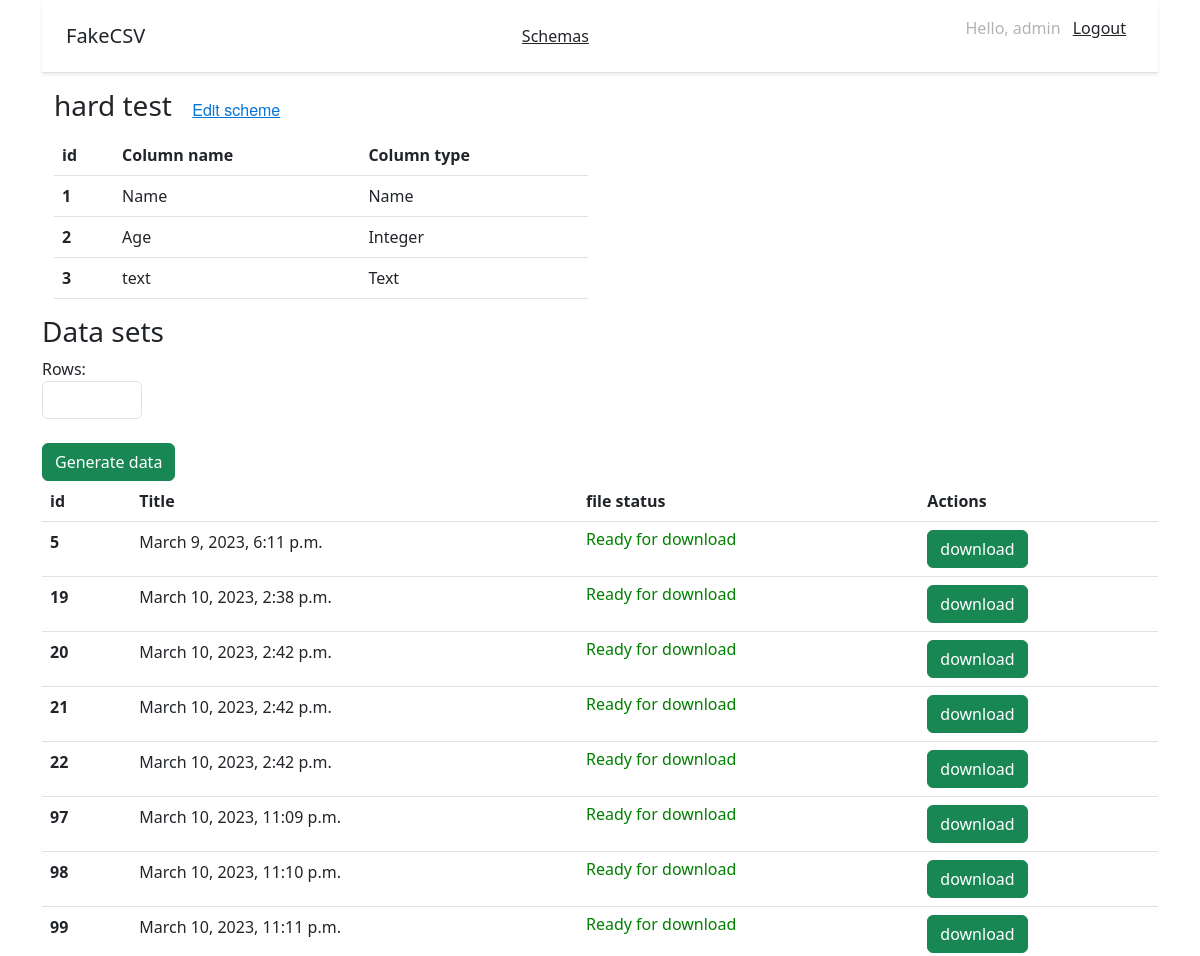
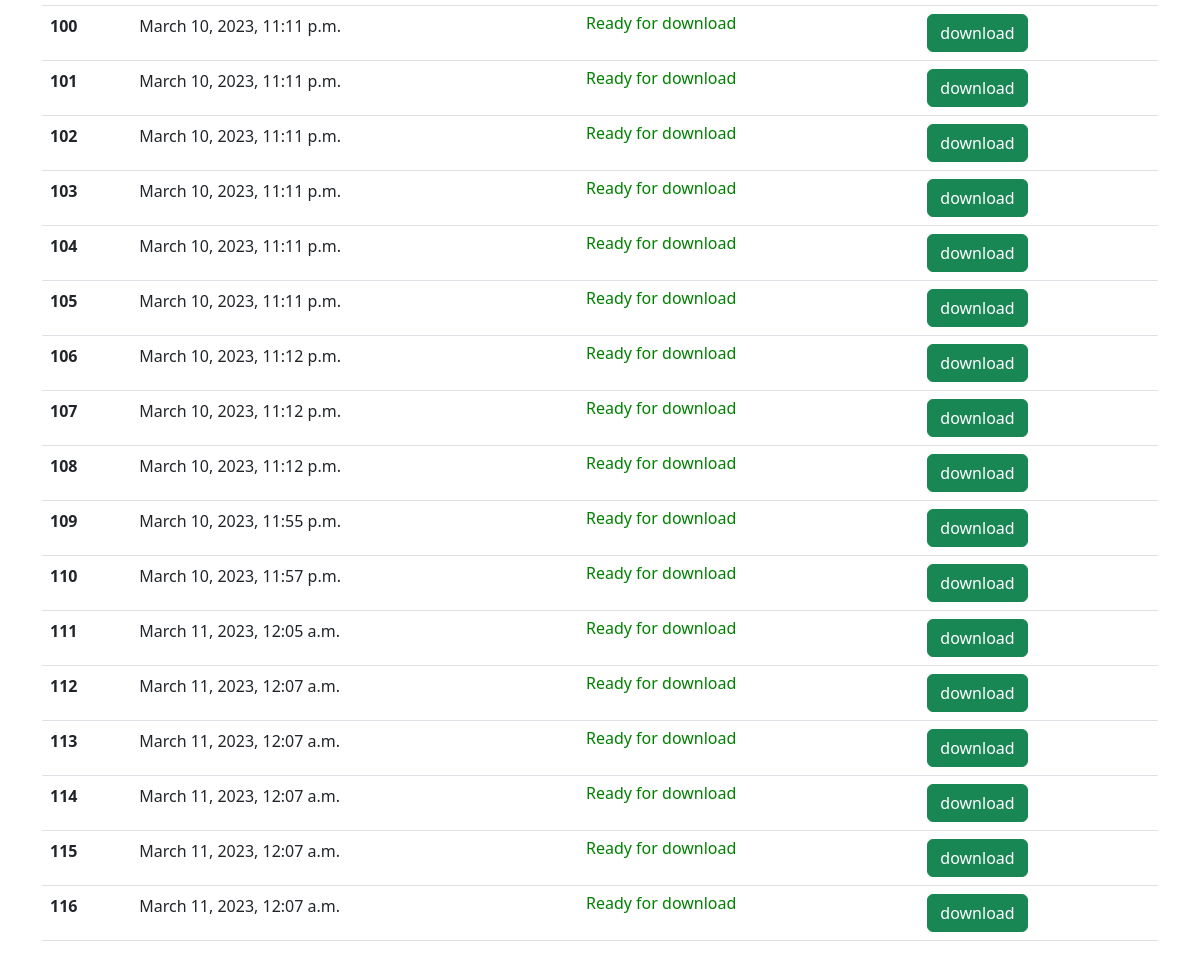
The app's page /generate_csv/2/ (signed in) with its own data (2 pictures, top to bottom).
### mystical_users/models.py (models this page shows, shortened)
class Schema(models.Model):
    title = models.CharField(max_length=100, verbose_name='Title', blank=True)
    modified = models.DateTimeField(auto_now_add=True, verbose_name='Modified')

class Column(models.Model):
    name = models.CharField(max_length=60)
    type = models.CharField(max_length=20)
    order = models.IntegerField()
    number = models.IntegerField(blank=True, null=True)
    start = models.IntegerField(blank=True, null=True)
    end = models.IntegerField(blank=True, null=True)
    schema = models.ForeignKey(Schema, on_delete=models.CASCADE, blank=True)

class File(models.Model):
    path = models.CharField(max_length=500, null=True)
    name = models.CharField(max_length=500, null=True)
    created = models.DateTimeField(auto_now_add=True, verbose_name='Created', null=True)
    file = models.FileField(null=True, upload_to='file')
    schema = models.ForeignKey(Schema, on_delete=models.CASCADE, blank=True)

### mystical_users/views.py (the view)
# urls.py: path('generate_csv/<int:schema_id>/', views.generate_csv, name='generate_csv'),
@login_required
def generate_csv(request, schema_id):
    current_columns = Column.objects.filter(schema_id=schema_id).all()
    current_schema = Schema.objects.get(pk=schema_id)
    files = File.objects.filter(schema_id=schema_id).all()
    context = {
        'files': files,
        'current_schema': current_schema,
        'current_columns': current_columns
    }
    return render(request, 'generate_csv.html', context)

### mystical_users/templates/generate_csv.html (shortened to what this page needs)
{% extends 'base.html' %}
{% block content %}
<div class="container">
  <div class="row">
    <div class="col">
      <h3>
        {{ current_schema.title }}
        <small class="text-muted">
          <a class="btn btn-link" href="/generate_csv/{{ current_schema.id }}" id="Edit">Edit scheme</a>
        </small>
      </h3>
    </div>
  </div>
  <div class="row">
    <div class="col">
      <table class="table">
        <thead>
          <tr>
            <th scope="col">id</th>
            <th scope="col">Column name</th>
            <th scope="col">Column type</th>
          </tr>
        </thead>
        <tbody>
          {% for item in current_columns %}
          <tr>
            <th scope="row">{{ item.order }}</th>
            <td>{{ item.name }}</td>
            <td>{{ item.type }}</td>
          </tr>
          {% endfor %}
        </tbody>
      </table>
    </div>
    <div class="col">
    </div>
  </div>
</div>
<div class="row">
  <div class="col">
    <h3>Data sets</h3>
  </div>
  <div class="col">
  </div>
  <div class="col">
  </div>
  <div class="col">
  </div>
  <form id="myForm" method="post" enctype="multipart/form-data">
    <div class="col">
      Rows:
      <input type="number" class="form-control" value="start" name="count" style="width: 100px;" required>
    </div>
    <div class="col">
      <br>
      <button id="submit-button" class="btn btn-success" type="submit">Generate data</button>
    </div>
  </form>
</div>
<table class="table" id="second-table">
  <thead>
    <tr>
      <th scope="col">id</th>
      <th scope="col">Title</th>
      <th scope="col">file status</th>
      <th scope="col">Actions</th>
    </tr>
  </thead>
  <tbody>
    {% for item in files %}
    <tr>
      <th scope="row">{{ item.id }}</th>
      <td>{{ item.created }}</td>
      <td><h6 style="color: green;">Ready for download</h6> </td>
      <td><a id="download-button-{{ item.id }}" class="btn btn-success">download</a></td>
    </tr>
    {% endfor %}
  </tbody>
</table>
{% endblock %}

### mystical_users/templates/base.html (shortened to what this page needs)
<!doctype html>
<html lang="ru">
<head>
    <link href="https://cdn.jsdelivr.net/npm/bootstrap@5.3.0-alpha1/dist/css/bootstrap.min.css" rel="stylesheet">
    {% load static %}
    {% block extrastyle %}
    <link rel="stylesheet" href="{% static 'css/login.css' %}">
    <link rel="stylesheet" href="{% static 'css/schemas.css' %}">
    {% endblock %}
</head>
<body>
<div class="container">
  <div class="d-flex flex-column flex-md-row align-items-center justify-content-between p-3 px-md-4 mb-3 bg-white border-bottom shadow-sm">
      <div>
      <h5 class="my-0 font-weight-normal">FakeCSV</h5>
         </div>
         <div>
      <a class="p-2 text-dark" href="{% url 'schemas' %}">Schemas</a>
        </div>
    {% if request.user.is_authenticated %}
    <nav class="my-2 my-md-0" style="color: rgba(0, 0, 0, 0.3);">
      <p>Hello, {{ request.user.username }} <a class="p-2 text-dark" href="{% url 'logout' %}">Logout</a></p>
    </nav>
    {% endif %}
  </div>
</div>
    <div class="container">
        {% block content %}{% endblock %}
    </div>
</body>
</html>

### static/css/schemas.css (style rules this page uses)
#Edit { font-family: 'Helvetica Neue'; font-style: normal; font-weight: 400; font-size: 16px; line-height: 21px; color: #0275D8; }

### records on screen
Schema: title "hard test"
Column: order "1", name "Name", type "Name"
Column: order "2", name "Age", type "Integer"
Column: order "3", name "text", type "Text"
File: id "5", created "March 9, 2023, 6:11 p.m."
File: id "19", created "March 10, 2023, 2:38 p.m."
File: id "20", created "March 10, 2023, 2:42 p.m."
File: id "21", created "March 10, 2023, 2:42 p.m."
File: id "22", created "March 10, 2023, 2:42 p.m."
File: id "97", created "March 10, 2023, 11:09 p.m."
File: id "98", created "March 10, 2023, 11:10 p.m."
File: id "99", created "March 10, 2023, 11:11 p.m."
File: id "100", created "March 10, 2023, 11:11 p.m."
File: id "101", created "March 10, 2023, 11:11 p.m."
File: id "102", created "March 10, 2023, 11:11 p.m."
File: id "103", created "March 10, 2023, 11:11 p.m."
File: id "104", created "March 10, 2023, 11:11 p.m."
File: id "105", created "March 10, 2023, 11:11 p.m."
File: id "106", created "March 10, 2023, 11:12 p.m."
File: id "107", created "March 10, 2023, 11:12 p.m."
File: id "108", created "March 10, 2023, 11:12 p.m."
File: id "109", created "March 10, 2023, 11:55 p.m."
File: id "110", created "March 10, 2023, 11:57 p.m."
File: id "111", created "March 11, 2023, 12:05 a.m."
File: id "112", created "March 11, 2023, 12:07 a.m."
File: id "113", created "March 11, 2023, 12:07 a.m."
File: id "114", created "March 11, 2023, 12:07 a.m."
File: id "115", created "March 11, 2023, 12:07 a.m."
File: id "116", created "March 11, 2023, 12:07 a.m."

### other values on screen
{{ request.user.username }} "admin"
